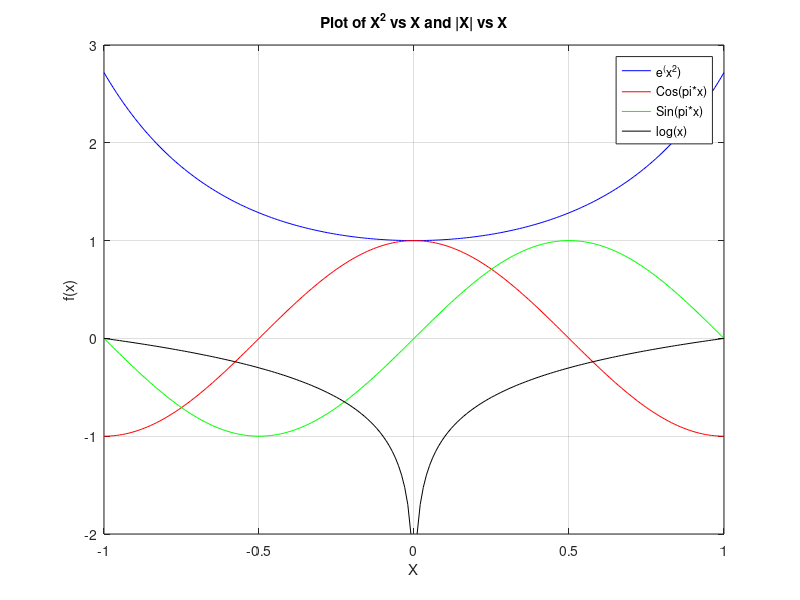

Here is the MATLAB script that generated this plot:
clear all
close all
x = [-1:0.01:1];
y = exp(x.^2);
z = cos(pi*x);
z1 = sin(pi*x);
z2 = log10(x);
plot(x,y,'blue')
hold on
plot(x,z,'red')
hold on
plot(x,z1,'green')
hold on
plot(x,z2,'black')
xlabel('X')
ylabel('f(x)')
title('Plot of X^2 vs X and |X| vs X')
legend('e^(x^2)', 'Cos(pi*x)', 'Sin(pi*x)', 'log(x)')
grid on
